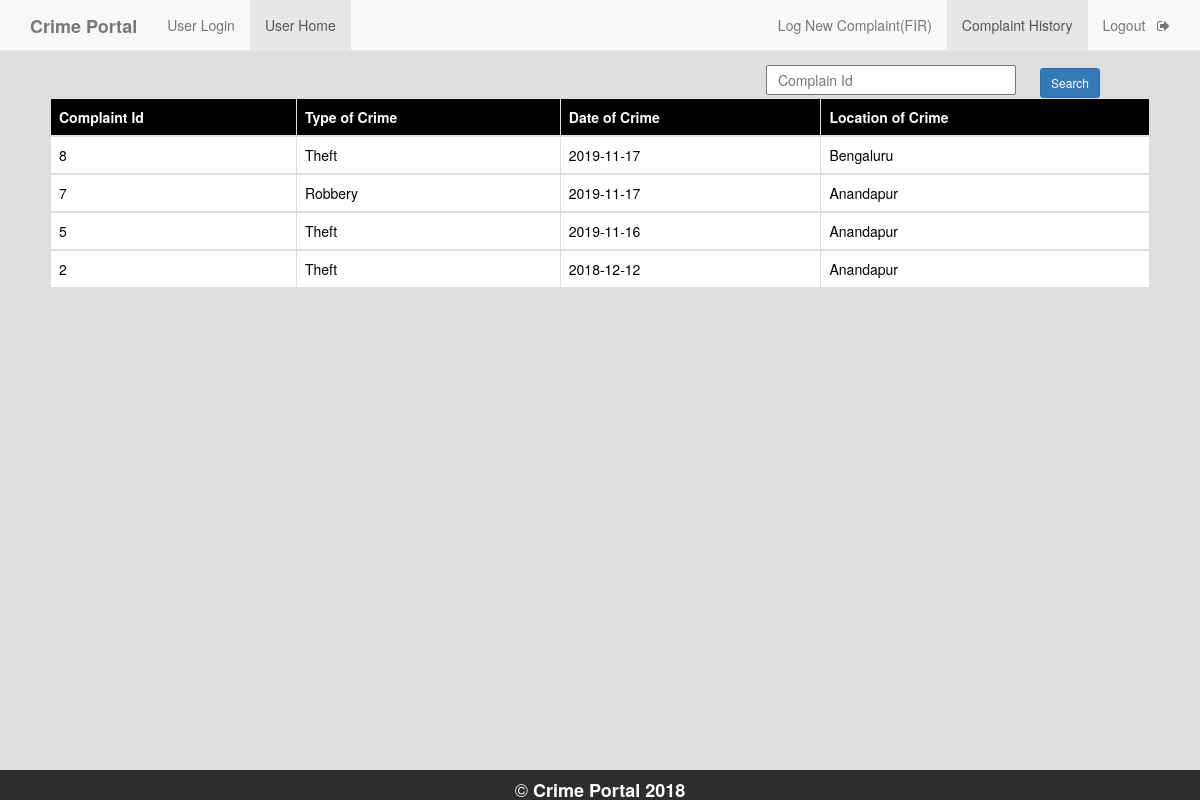
/complainer_complain_history.php (signed in), run on the app's committed database.
### tables this page shows
CREATE TABLE IF NOT EXISTS `complaint` (
`c_id` int(11) NOT NULL,
  `a_no` bigint(12) NOT NULL,
  `location` varchar(50) NOT NULL,
  `type_crime` varchar(50) NOT NULL,
  `d_o_c` date NOT NULL,
  `description` varchar(7000) NOT NULL,
  `inc_status` varchar(50) DEFAULT 'Unassigned',
  `pol_status` varchar(50) DEFAULT 'null',
  `p_id` varchar(50) DEFAULT 'Null'
);

### complainer_complain_history.php (the view, shortened to what this page needs)
<!DOCTYPE html>
<html>
<head>
    <?php
    $conn=mysql_connect("localhost","root","");
        $u_id=$_SESSION['u_id'];
        $result1=mysql_query("SELECT a_no FROM user where u_id='$u_id'",$conn);
        $q2=mysql_fetch_assoc($result1);
        $a_no=$q2['a_no'];
    $query="select c_id,type_crime,d_o_c,location from complaint where a_no='$a_no' order by c_id desc";
    $result=mysql_query($query,$conn);
    ?>
	   <link rel="stylesheet" type="text/css" href="https://maxcdn.bootstrapcdn.com/bootstrap/3.3.5/css/bootstrap.min.css">
	   <link rel="stylesheet" type="text/css" href="https://maxcdn.bootstrapcdn.com/font-awesome/4.4.0/css/font-awesome.min.css">
</head>
<body style="background-color: #dfdfdf">
        <nav  class="navbar navbar-default navbar-fixed-top">
              <div class="container">
                  <div class="navbar-header">
                      <a class="navbar-brand" href="home.php"><b>Crime Portal</b></a>
                  </div>
                <div id="navbar" class="collapse navbar-collapse">
                    <ul class="nav navbar-nav">
                        <li ><a href="complainer_page.php">User Login</a></li>
                        <li class="active"><a href="complainer_page.php">User Home</a></li>
                    </ul>
                    <ul class="nav navbar-nav navbar-right">
                        <li ><a href="complainer_page.php">Log New Complaint(FIR)</a></li>
                        <li class="active"><a href="complainer_complain_history.php">Complaint History</a></li>
                        <li><a href="logout.php">Logout &nbsp <i class="fa fa-sign-out" aria-hidden="true"></i></a></li>
                    </ul>
                  </div>
              </div>
        </nav>
    <div>
        <form style="float: right; margin-right: 100px; margin-top: 65px;" method="post">
            <input type="text" name="cid" style="width: 250px; height: 30px; color: black;" placeholder="&nbsp Complain Id" id="ciid" onfocusout="f1()" required>
            <input class="btn btn-primary btn-sm" type="submit" value="Search" style="margin-top:2px; margin-left:20px;" name="s2">
        </form>
    </div>
    <div style="padding:50px;">
      <table class="table table-bordered">
       <thead class="thead-dark" style="background-color: black; color: white;">
         <tr>
          <th scope="col">Complaint Id</th>
          <th scope="col">Type of Crime</th>
          <th scope="col">Date of Crime</th>
          <th scope="col">Location of Crime</th>
        </tr>
      </thead>
    <?php
      while($rows=mysql_fetch_assoc($result)){
    ?>
    <tbody style="background-color: white; color: black;">
      <tr>
        <td><?php echo $rows['c_id']; ?></td>
        <td><?php echo $rows['type_crime']; ?></td>
        <td><?php echo $rows['d_o_c']; ?></td>
        <td><?php echo $rows['location']; ?></td>
      </tr>
    </tbody>
    <?php
    }
    ?>
</table>
 </div>
<div style="position: fixed;
   left: 0;
   bottom: 0;
   width: 100%;
   height: 30px;
   background-color: rgba(0,0,0,0.8);
   color: white;
   text-align: center;">
  <h4 style="color: white;">&copy <b>Crime Portal 2018</b></h4>
</div>
</body>
</html>

### data on the page
complaint: c_id "8", type_crime "Theft", d_o_c "2019-11-17", location "Bengaluru"
complaint: c_id "7", type_crime "Robbery", d_o_c "2019-11-17", location "Anandapur"
complaint: c_id "5", type_crime "Theft", d_o_c "2019-11-16", location "Anandapur"
complaint: c_id "2", type_crime "Theft", d_o_c "2018-12-12", location "Anandapur"
